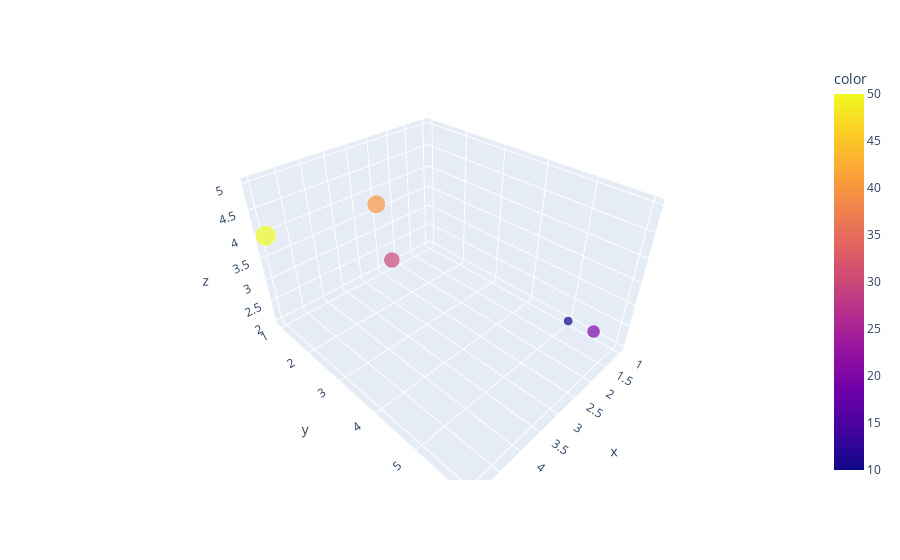

Notebook cell for this chart:
### Code cell
#to rotate 3d plots, we can use plotly.express as px

import plotly.express as px
import pandas as pd

# Sample data
df = pd.DataFrame({
    "x": [1, 2, 3, 4, 5],
    "y": [5, 6, 2, 3, 1],
    "z": [2, 3, 3, 5, 4],
    "color": [10, 20, 30, 40, 50]  # optional color
})

# Create 3D scatter plot
fig = px.scatter_3d(df, x='x', y='y', z='z', color='color', size='color')

fig.show()

### Figure 1 — Plotly figure (JSON) as saved in the notebook; plotly's stock layout.template omitted (floating-point values rounded to 4 significant figures)
{"data": [{"hovertemplate": "x=%{x}<br>y=%{y}<br>z=%{z}<br>color=%{marker.color}<extra></extra>", "legendgroup": "", "marker": {"color": [10, 20, 30, 40, 50], "coloraxis": "coloraxis", "size": [10, 20, 30, 40, 50], "sizemode": "area", "sizeref": 0.125, "symbol": "circle"}, "mode": "markers", "name": "", "scene": "scene", "showlegend": false, "type": "scatter3d", "x": [1, 2, 3, 4, 5], "y": [5, 6, 2, 3, 1], "z": [2, 3, 3, 5, 4]}], "layout": {"coloraxis": {"colorbar": {"title": {"text": "color"}}, "colorscale": [[0, "#0d0887"], [0.1111, "#46039f"], [0.2222, "#7201a8"], [0.3333, "#9c179e"], [0.4444, "#bd3786"], [0.5556, "#d8576b"], [0.6667, "#ed7953"], [0.7778, "#fb9f3a"], [0.8889, "#fdca26"], [1, "#f0f921"]]}, "legend": {"itemsizing": "constant", "tracegroupgap": 0}, "margin": {"t": 60}, "scene": {"domain": {"x": [0, 1], "y": [0, 1]}, "xaxis": {"title": {"text": "x"}}, "yaxis": {"title": {"text": "y"}}, "zaxis": {"title": {"text": "z"}}}}}
